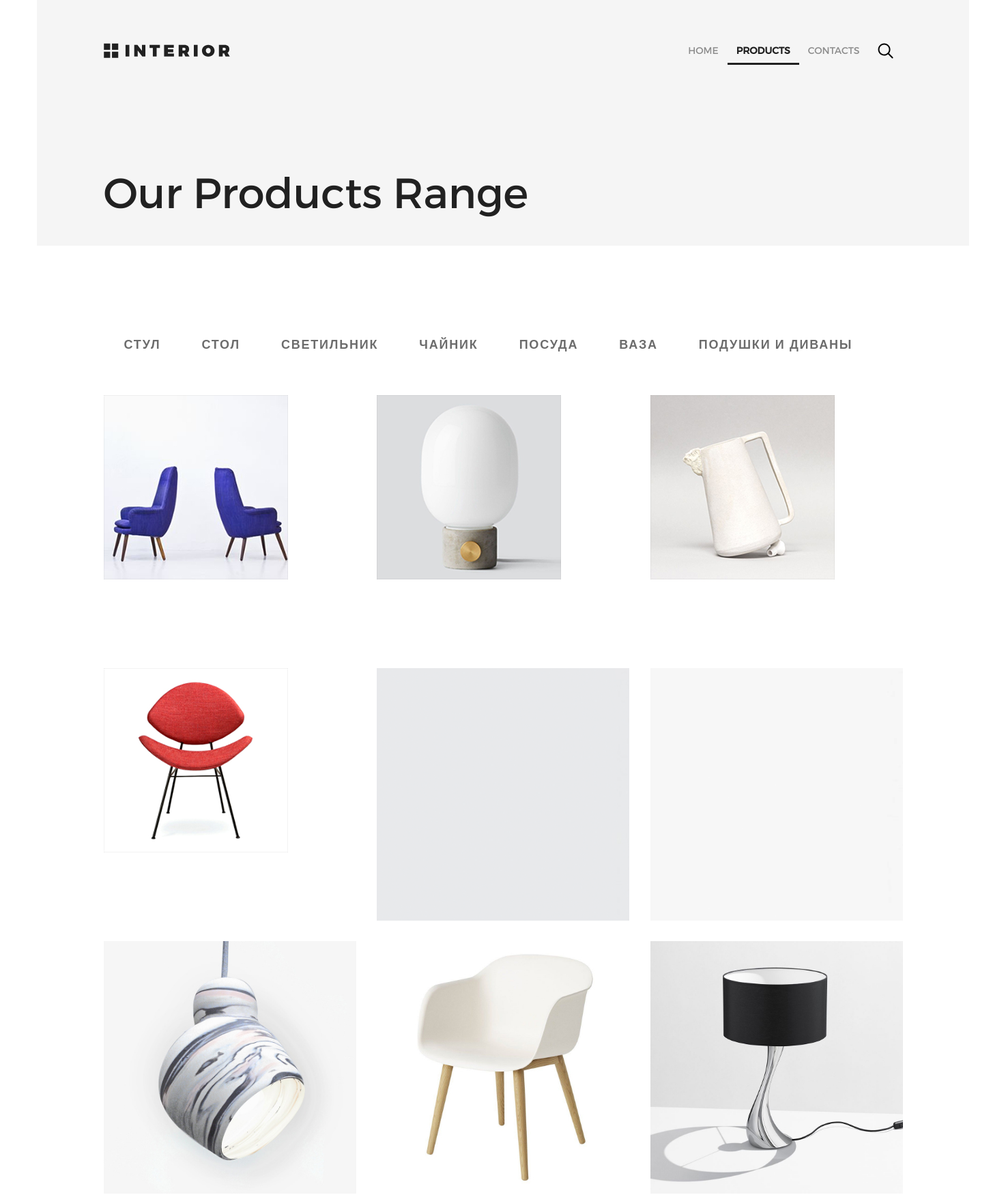
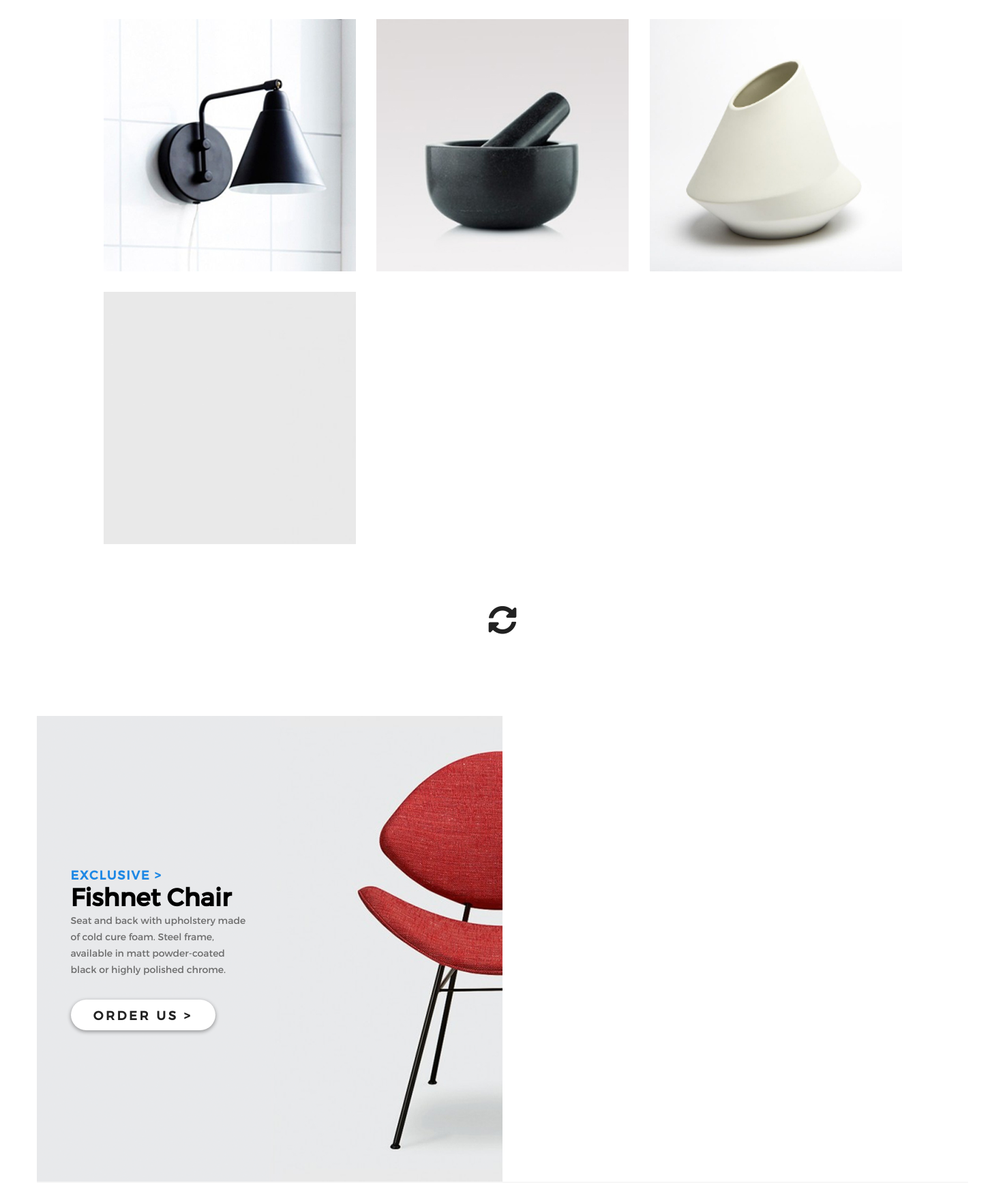
Screenshot of /products/ (upper part) with the database file from the repository (2 pictures, top to bottom).
### mainapp/models.py (models this page shows, shortened)
class CategoryProducts(models.Model):
    name = models.CharField(verbose_name='имя категории', max_length=128, unique=True)
    description = models.TextField(verbose_name='описание', blank=True)

class Product(models.Model):
    category = models.ForeignKey(CategoryProducts, on_delete=models.CASCADE)
    name = models.CharField(verbose_name='имя продукта', max_length=128, unique=True)
    image = models.ImageField(upload_to='products_images', blank=True)
    description = models.TextField(verbose_name='описание товара', blank=True)
    min_des = models.TextField(verbose_name='краткое описание', blank=True)
    price = models.DecimalField(verbose_name='цена', max_digits=8, decimal_places=2, default=0)
    quantity = models.PositiveIntegerField(verbose_name='кол-во', default=0)
    mark = models.CharField(verbose_name='маркер', max_length=128, blank=True)

### mainapp/views.py (the view)
def products(request, pk=None):
    if pk != None:
        pk = int(pk)
        pk_ctg = CategoryProducts.objects.get(pk=pk)
        products_ctg = Product.objects.filter(category=pk_ctg)
    else:
        products_ctg = Product.objects.all()
    context = {
        'title': 'Продукты',
        "list_menu": MENU,
        'product_list_menu': product_type,
        'products_ctg': products_ctg,
    }
    return render(request, 'mainapp/products.html', context=context)

### mainapp/templates/mainapp/products.html
{% extends 'mainapp/base.html' %}
{% load staticfiles %}
{% block content %}
	<div class="shelf shelf1 shelf__max our_products_range">
		<div class="poster padding-site">
			<header class="title">
				{% include 'mainapp/includes/inc_menu.html' %}
			</header>
		</div>
		<div class="poster__content poster__content2">
			<p class="headline__title headline__max">Our Products Range</p>
		</div>
	</div>
	<div class="shelf shelf2 shelf__min">
		<div class="menu__shelf__min">
			{% include 'mainapp/includes/inc_menu_product.html' %}
		</div>
			<div class="products">
				{% for product in products_ctg %}
					<a href="{% url 'mainapp:product' %}" class="product__normal" style="background-image: url(/media/{{product.image}}); background-repeat:no-repeat;"></a>
				{% endfor %}
			</div>
		<p class="fa-sync-alt__p"><a href="#"><i class="fas fa-sync-alt"></i></a></p>
	</div>
	<div class="shelf shelf3 shelf__max2">
		<div class="product__max" style="background-image: url(/static/img/promo-img1.png);">
			<div class="poster__normal__content">
				<p class="mark mark-blue">EXCLUSIVE ></p>
				<p class="headline__normal">Fishnet Chair</p>
				<p class="info">Seat and back with upholstery made of cold cure foam. Steel frame, available in matt powder-coated black or highly polished chrome.</p>
				<a href="{% url 'mainapp:product' %}" class="button">ORDER US > </a>
			</div>
		</div>
	</div>
{% endblock %}

### mainapp/templates/mainapp/includes/inc_menu_product.html (shortened to what this page needs)
{% load staticfiles %}
{% block menu_product %}
    <ul class="menu">
        {% for menu_li in product_list_menu %}
            <li><a href="{% url 'mainapp:products_url:category' menu_li.pk %}" class="menu__product1
            ">
                {{menu_li.name}}
            </a></li>
        {% endfor %}
    </ul>
{% endblock %}

### static/css/style.css (style rules this page uses)
* { margin:0; padding:0 }
html { height:100% }
body { height:100%; font-family:Montserrat, sans-serif }
.shelf { display:flex; flex-wrap:wrap; justify-content:space-between; margin-bottom:120px }
.shelf:nth-last-child(1) { margin-bottom:0 }
.menu__shelf__min { display:flex; justify-content:space-between; align-items:center; height:49px; width:1171px; padding-bottom:50px }
.shelf__max { width:1366px; height:800px; display:flex; flex-direction:column; justify-content:space-between }
.shelf__min { padding:0 98px }
.poster__content { padding-left:98px; margin-top:15%; width:458px }
.poster__normal__content { width:259px; padding-left:50px }
.product__max { display:flex; flex-direction:column; justify-content:center; width:683px; height:683px }
.product__normal { display:block; margin-bottom:30px; width:370px; height:370px }
.headline__normal { text-decoration:none; font-weight:700; height:25px; font-size:36px }
.menu { list-style-type:none; display:flex }
.mark { font-size:18px; font-weight:700; text-transform:uppercase; letter-spacing:1.8px }
.mark-blue { color:#1e88e5 }
.headline__max { color:#212121; font-size:62px; font-weight:100; text-transform:uppercase; letter-spacing:-3.6px }
.info { color:#6c6c6c; font-size:14px; font-weight:300; margin-bottom:32px; margin-top:20px; line-height:24px }
.button { font-size:18px; font-weight:700; text-transform:uppercase; color:#212121; letter-spacing:3.6px; box-shadow:0 2px 5px 1px rgba(33,33,33,.35); border-radius:23px; background-color:#fff; width:212px; height:45px; display:block; text-align:center; line-height:45px; text-decoration:none }
.padding-site { padding-left:98px; padding-right:98px }
.title { width:1170px; display:flex; justify-content:space-between; padding-top:63px }
.products { width:100%; display:flex; justify-content:space-between; flex-wrap:wrap }
.our_products_range { background-color:#f5f5f5; height:360px }
.headline__title { text-transform:none; letter-spacing:0; line-height:72px; font-size:62px; font-weight:250 }
.poster__content2 { text-transform:none; margin-top:128px; margin-bottom:44px; width:100% }
.fa-sync-alt__p { width:100%; text-align:center; margin-top:60px }
.fa-sync-alt { color:#212121; font-size:42px }
.menu__product1 { padding:0 30px; text-decoration:none; color:#6c6c6c; font-size:18px; font-weight:700; text-transform:uppercase; letter-spacing:1.8px; border-bottom:none }

### rows the page displays
CategoryProducts: name "СТУЛ"
CategoryProducts: name "СТОЛ"
CategoryProducts: name "СВЕТИЛЬНИК"
CategoryProducts: name "ЧАЙНИК"
CategoryProducts: name "ПОСУДА"
CategoryProducts: name "ВАЗА"
CategoryProducts: name "ПОДУШКИ И ДИВАНЫ"
Product: image (picture)
Product: image (picture)
Product: image (picture)
Product: image (picture)
Product: image (picture)
Product: image (picture)
Product: image (picture)
Product: image (picture)
Product: image (picture)
Product: image (picture)
Product: image (picture)
Product: image (picture)
Product: image (picture)

### other values shown
{{ li_menu.name }} "HOME" "PRODUCTS" "CONTACTS"
